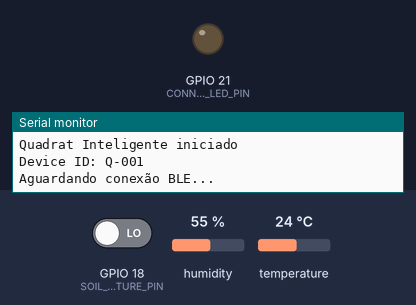
The sketch below on a simulated ESP32. Parts: output pins drawn as LEDs (lit = HIGH), the last lines printed to the serial monitor. Inputs (shaded band) come from the test bench; at power-on: GPIO 18 (SOIL_MOISTURE_PIN) LOW, humidity 55 %, temperature 24 °C. Nothing arrives over Bluetooth unless stated; a phone connects over Bluetooth LE 3 s after start.

Above: at 0.1 s.
At 3.1 s:
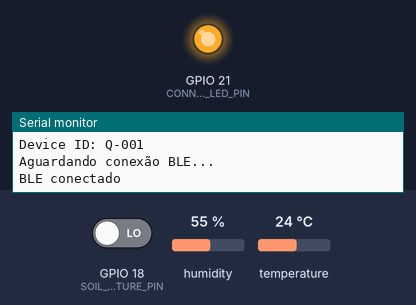
Timing chart, 0 to 4.6 s (numbered marks = the images above):
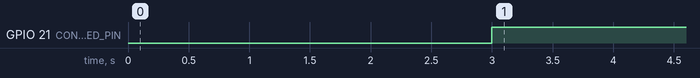

The sketch:

quadrat_ble.ino
```cpp
#include <Arduino.h>
#include <BLE2902.h>
#include <BLEDevice.h>
#include <BLEServer.h>
#include <BLEUtils.h>
#include <DHT.h>

// Identificação persistente deste equipamento.
// Altere estes valores para cada quadrat físico.
static const char* DEVICE_ID = "Q-001";
static const char* DEVICE_NAME = "Quadrat-Q001";

static const char* SERVICE_UUID = "6e400001-b5a3-f393-e0a9-e50e24dcca9e";
static const char* MEASUREMENT_UUID = "6e400003-b5a3-f393-e0a9-e50e24dcca9e";

// Pinos sugeridos. Confira o arquivo docs/ESP32-CONEXAO.md antes de ligar.
constexpr uint8_t DHT_PIN = 4;
constexpr uint8_t DHT_TYPE = DHT11;
constexpr uint8_t SOIL_MOISTURE_PIN = 18;
constexpr uint8_t CONNECTION_LED_PIN = 21;
constexpr unsigned long MEASUREMENT_INTERVAL_MS = 5000;

DHT dht(DHT_PIN, DHT_TYPE);
BLECharacteristic* measurementCharacteristic = nullptr;
bool clientConnected = false;
uint32_t sequenceNumber = 0;
unsigned long lastMeasurement = 0;

class ServerCallbacks final : public BLEServerCallbacks {
  void onConnect(BLEServer*) override {
    clientConnected = true;
    digitalWrite(CONNECTION_LED_PIN, HIGH);
    Serial.println("BLE conectado");
  }

  void onDisconnect(BLEServer* server) override {
    clientConnected = false;
    digitalWrite(CONNECTION_LED_PIN, LOW);
    Serial.println("BLE desconectado; anunciando novamente");
    server->startAdvertising();
  }
};

String buildMeasurement() {
  const float airTemperature = dht.readTemperature();
  const float airHumidity = dht.readHumidity();
  const bool airValid = !isnan(airTemperature) && !isnan(airHumidity);
  // Neste módulo HW-038, HIGH indica que há água no sensor.
  const int soilMoistureRaw = digitalRead(SOIL_MOISTURE_PIN);
  const int waterLevelPercent = soilMoistureRaw == HIGH ? 100 : 0;

  String json = "{";
  json += "\"deviceId\":\"" + String(DEVICE_ID) + "\",";
  json += "\"sequence\":" + String(sequenceNumber++) + ",";
  json += "\"uptimeMs\":" + String(millis()) + ",";
  json += "\"airTemperature\":" + (airValid ? String(airTemperature, 2) : "null") + ",";
  json += "\"airHumidity\":" + (airValid ? String(airHumidity, 2) : "null") + ",";
  json += "\"waterLevelPercent\":" + String(waterLevelPercent) + ",";
  json += "\"soilMoistureRaw\":" + String(soilMoistureRaw) + ",";
  json += "\"latitude\":null,";
  json += "\"longitude\":null,";
  json += "\"gpsValid\":false";
  json += "}";
  return json;
}

void setup() {
  Serial.begin(115200);
  pinMode(CONNECTION_LED_PIN, OUTPUT);
  digitalWrite(CONNECTION_LED_PIN, LOW);
  pinMode(SOIL_MOISTURE_PIN, INPUT);
  dht.begin();

  BLEDevice::init(DEVICE_NAME);
  BLEServer* server = BLEDevice::createServer();
  server->setCallbacks(new ServerCallbacks());
  BLEService* service = server->createService(SERVICE_UUID);
  measurementCharacteristic = service->createCharacteristic(
    MEASUREMENT_UUID,
    BLECharacteristic::PROPERTY_READ | BLECharacteristic::PROPERTY_NOTIFY
  );
  measurementCharacteristic->addDescriptor(new BLE2902());
  service->start();
  BLEAdvertising* advertising = server->getAdvertising();
  advertising->addServiceUUID(SERVICE_UUID);
  advertising->setScanResponse(true);
  advertising->setMinPreferred(0x06);
  advertising->setMinPreferred(0x12);
  advertising->start();

  Serial.println("Quadrat Inteligente iniciado");
  Serial.print("Device ID: ");
  Serial.println(DEVICE_ID);
  Serial.println("Aguardando conexão BLE...");
}

void loop() {
  if (millis() - lastMeasurement < MEASUREMENT_INTERVAL_MS) return;
  lastMeasurement = millis();
  const String payload = buildMeasurement();
  Serial.println(payload);
  if (clientConnected && measurementCharacteristic != nullptr) {
    measurementCharacteristic->setValue(payload.c_str());
    measurementCharacteristic->notify();
  }
}
```

Measured:
- by itself, GPIO 21 (CONNECTION_LED_PIN): LOW → HIGH at 3.0 s
